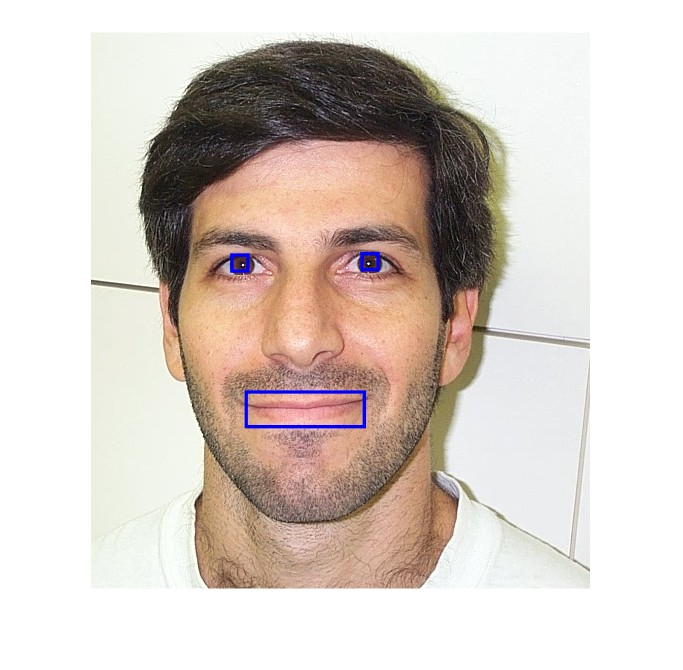
%> input picture db1_detect.jpg, 683 x 670 px
$ octave --eval "result = eye_map_edge(imread('db1_detect.jpg'));"   (GNU Octave 9; MATLAB toolbox functions it lacks are replaced by stand-ins)
%> lines starting %> are read from the running program, lines starting %| are printed output that depends on the picture; in (x1, y1, x2, y2) boxes, pixels count from 0 and x2, y2 are one past the last pixel; in counts of white or black regions, pixels touching at a corner belong together; the program's own positions count from 1
function [out_image_edge] = eye_map_edge(in_image)

%Test
%in_image = imread("image_0253.jpg");

gray_im = rgb2gray(in_image);
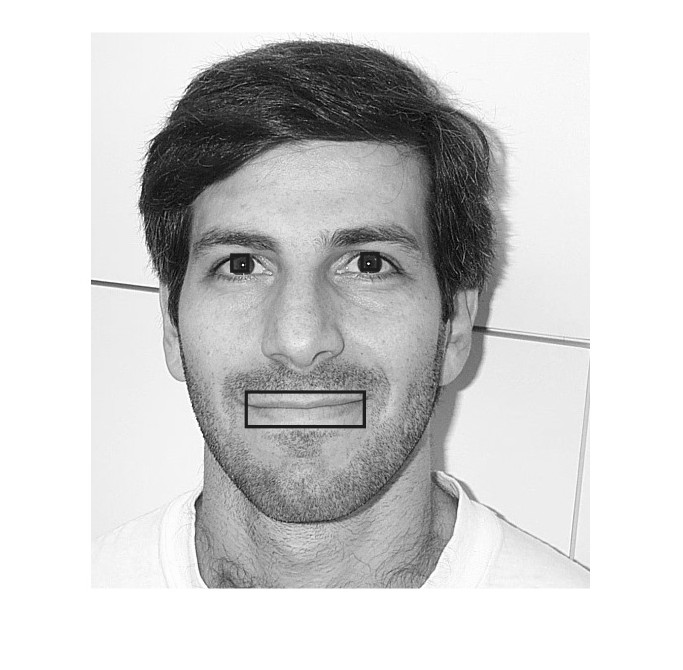
%> gray_im: size 670x683 uint8; min 0, max 255, mean 207.5
%Sobel can detect edges
sobel_im = edge(gray_im, 'sobel');
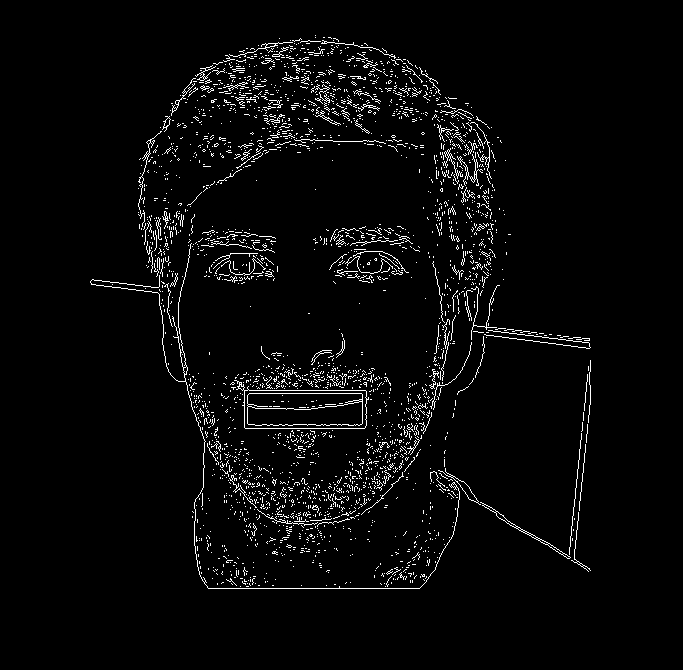
%> sobel_im: size 670x683 logical; 3.4% white in thin lines or dots, all inside (x1, y1, x2, y2) = (90, 35, 591, 589)

SE = strel('disk', 4);

%Dilation twice to enhance the conected regions
edge_im = imdilate(sobel_im,SE);
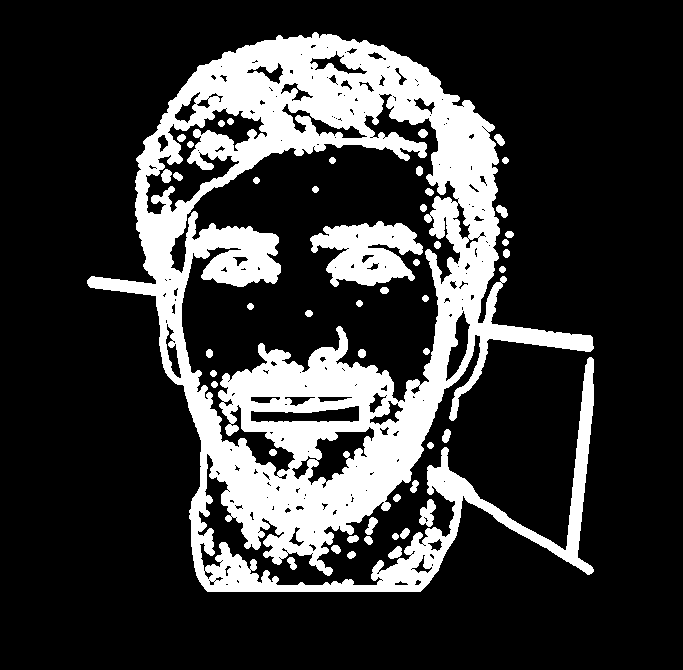
%> edge_im: size 670x683 logical; 21.9% white; 49 white regions, largest, box (x1, y1, x2, y2) and area: (87, 32, 594, 592) 92906, (310, 221, 423, 287) 4630, (419, 499, 436, 527) 287
edge_im = imdilate(edge_im,SE);
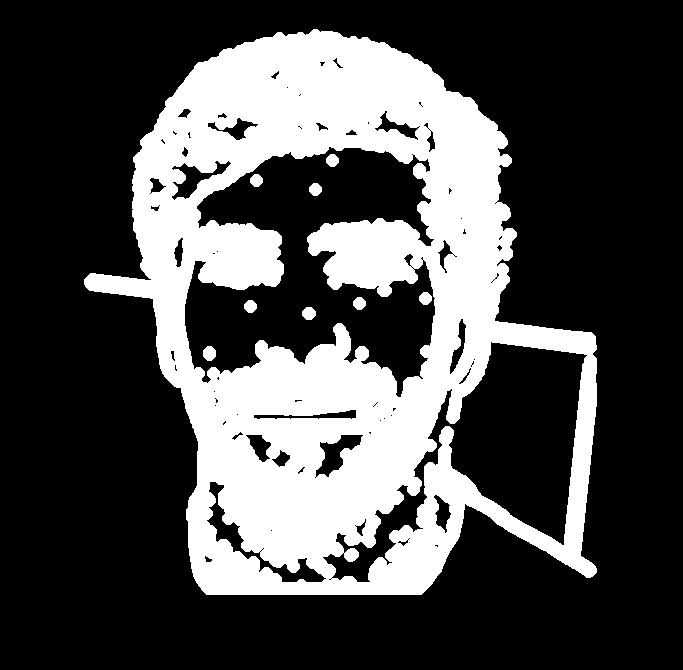
%> edge_im: size 670x683 logical; 29.7% white; 9 white regions, largest, box (x1, y1, x2, y2) and area: (84, 29, 597, 595) 134995, (203, 346, 216, 361) 155, (302, 307, 316, 320) 142

%Erosion three times to get rid of unwanted connected regions
edge_im = imerode(edge_im,SE);
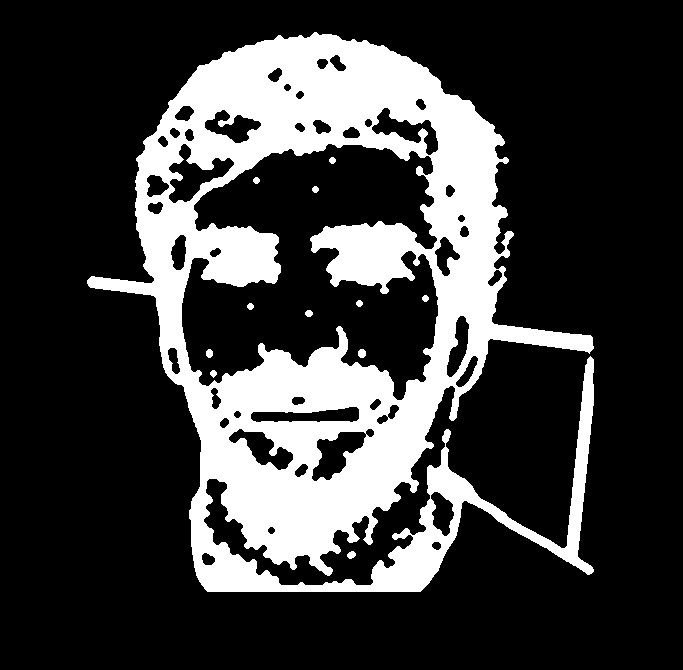
%> edge_im: size 670x683 logical; 23.8% white; 12 white regions, largest, box (x1, y1, x2, y2) and area: (87, 32, 594, 592) 108431, (358, 349, 366, 358) 60, (347, 551, 356, 559) 52
edge_im = imerode(edge_im,SE);
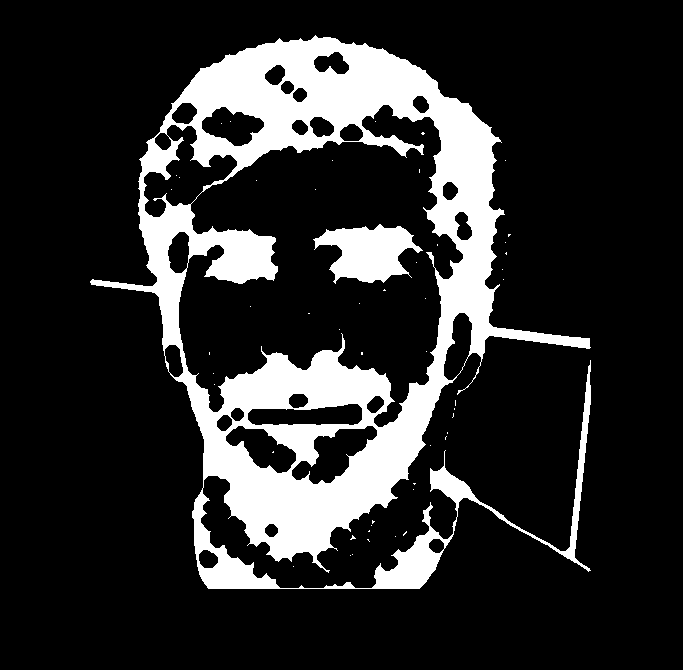
%> edge_im: size 670x683 logical; 17.6% white; 51 white regions (49 under 20 px), largest, box (x1, y1, x2, y2) and area: (90, 35, 591, 589) 76368, (313, 224, 423, 284) 3874
out_image_edge = imerode(edge_im,SE);
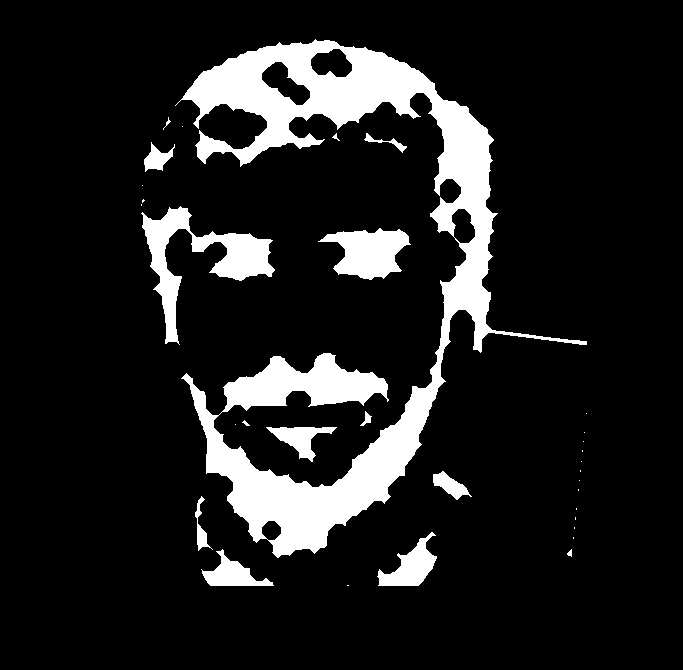
%> out_image_edge: size 670x683 logical; 12.4% white; 33 white regions (18 under 20 px), largest, box (x1, y1, x2, y2) and area: (175, 39, 587, 558) 43410, (141, 206, 275, 345) 5081, (318, 228, 411, 280) 2889

$ run again, on median.jpg
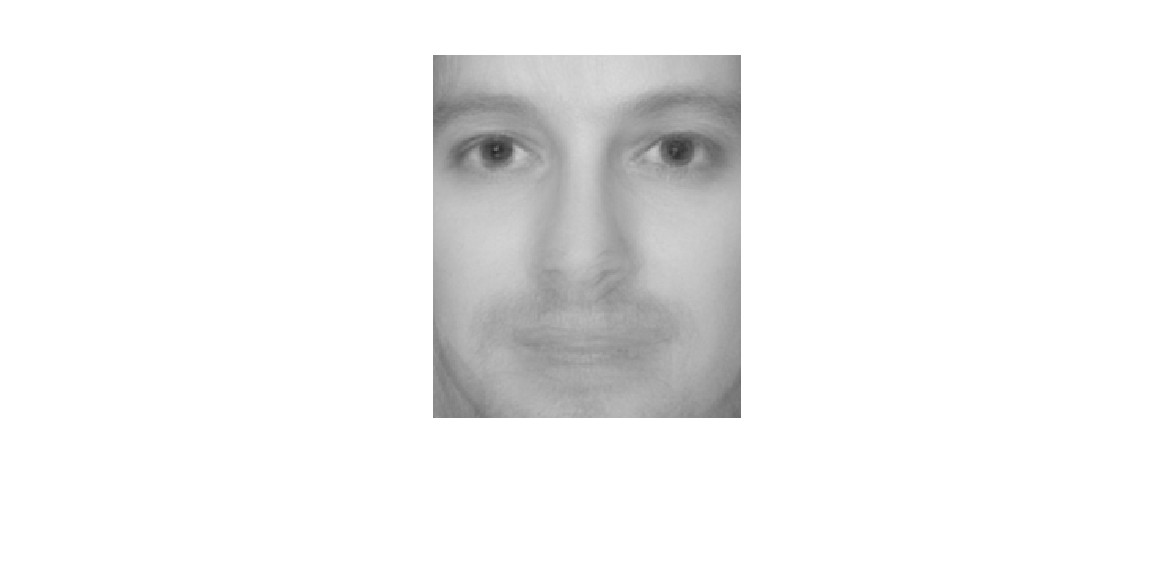
%> input picture median.jpg, 1174 x 566 px
%> in eye_map_edge, `sobel_im = edge(gray_im, 'sobel');`:
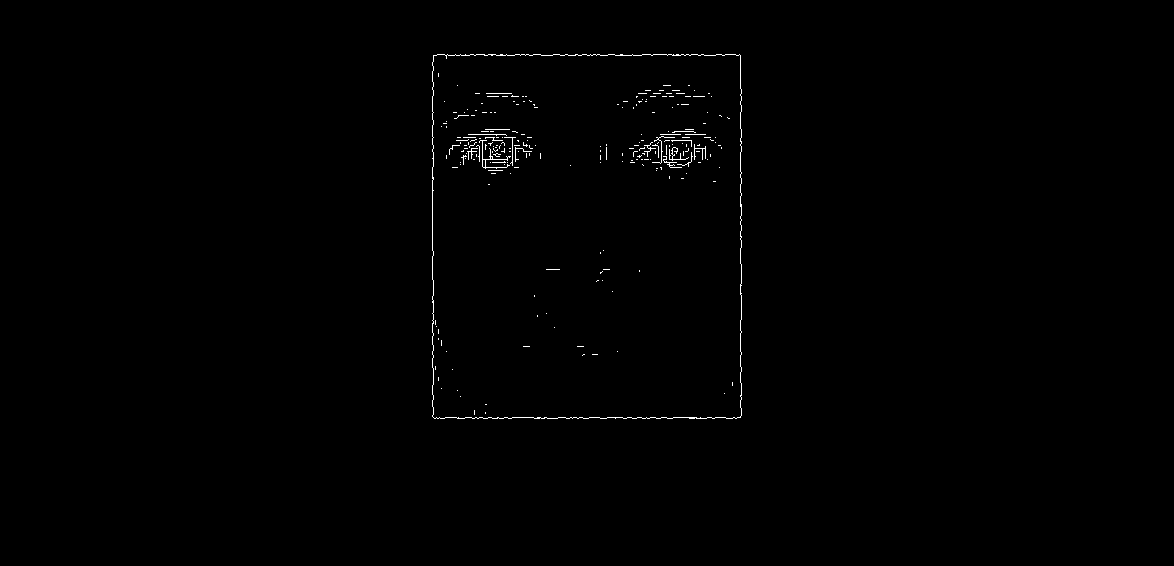
%> sobel_im: size 566x1174 logical; 0.45% white in thin lines or dots, all inside (x1, y1, x2, y2) = (432, 54, 742, 419)
%> in eye_map_edge, `out_image_edge = imerode(edge_im,SE);`:
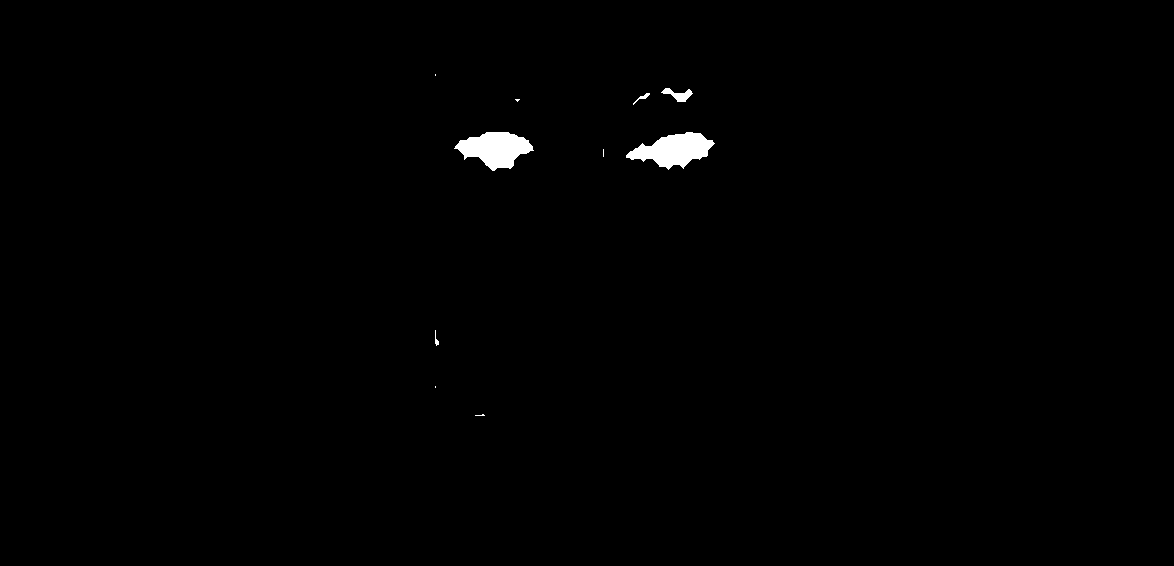
%> out_image_edge: size 566x1174 logical; 0.61% white; 10 white regions (5 under 20 px), largest, box (x1, y1, x2, y2) and area: (626, 132, 715, 170) 1889, (454, 132, 534, 171) 1869, (661, 88, 693, 102) 208, (633, 93, 650, 105) 49, (435, 330, 439, 346) 30
